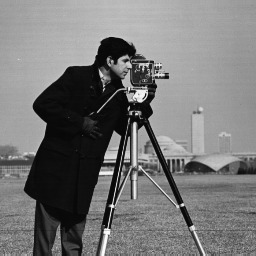
%> input picture IMN/TP2/cameraman.jpg, 256 x 256 px
$ octave tp.m   (GNU Octave 9; MATLAB toolbox functions it lacks are replaced by stand-ins)
%> lines starting %> are read from the running program, lines starting %| are printed output that depends on the picture
% read jpeg image
image = imread("/home/akram09/Projects/StudyProjects/2CSSIQTPs/IMN/TP2/cameraman.jpg");
%> image is the input picture: size 256x256 uint8; min 0, max 255, mean 118.7
% create a figure
figure;
% show the initial image
subplot(5, 3, 1);
imshow(image);
axis('image');
axis on;
title("Image cameraman.jpg");
%%%%%%%%%%%%%%%%%%%%%%%%%%%%%%%%%%%%%
% Applying different noises to image
%%%%%%%%%%%%%%%%%%%%%%%%%%%%%%%%%%%%%%

% add salt & paper noise
image_noisy_pepper = imnoise(image, "salt & pepper");
% show resulting image
subplot(5, 3, 2);
imshow(image_noisy_pepper);
axis('image');
axis on;
title("Image avec un bruit poivron & sel");
% add salt & paper noise
image_noisy_gaussian = imnoise(image, "gaussian");
% show resulting image
subplot(5, 3, 3);
imshow(image_noisy_gaussian);
axis('image');
axis on;
title("Image avec un bruit gaussian");

%%%%%%%%%%%%%%%%%%%%%%%%%%%%%%%%%%%%%%%%%%%%%
% Applying different filters to noisy images%
%%%%%%%%%%%%%%%%%%%%%%%%%%%%%%%%%%%%%%%%%%%%%

% 1 Apply filters to gaussian noisy image
% create our low basse filter
filter_low = ones(3, 3) / 9;
gaussian_filtered = imfilter(image_noisy_gaussian, filter_low);
% show resulting image
subplot(5, 3, 4);
imshow(gaussian_filtered);
axis('image');
axis on;
title("Image bruit gaussian filtre passe bas");

% 2 Apply filters to pepper noisy image
pepper_filtered = imfilter(image_noisy_pepper, filter_low);
% show resulting image
subplot(5, 3, 5);
imshow(pepper_filtered);
axis('image');
axis on;
title("Image bruit poivron & sel filtre passe bas");

% 1 Apply median filter to gaussian noisy image
gaussian_filtered = medfilt2(image_noisy_gaussian)
% show resulting image
subplot(5, 3, 6);
imshow(gaussian_filtered);
axis('image');
axis on;
title("Image bruit gaussian filtre median");

% 3 Apply meidan filter to pepper noisy image
pepper_filtered = medfilt2(image_noisy_pepper)
% show resulting image
subplot(5, 3, 7);
imshow(pepper_filtered);
axis('image');
axis on;
title("Image bruit poivron & sel filtre median");

%%%%%%%%%%%%%%%%%%%%%%%%%%%%%%%%%%%%%%%%%%
% Apply High Pass Filter to both images  %
%%%%%%%%%%%%%%%%%%%%%%%%%%%%%%%%%%%%%%%%%%
high_pass_filter = [-1 -1 -1; -1 8 -1; -1 -1 -1];
image_filtered_high_pass = imfilter(image, high_pass_filter / 9);
% show resulting image
subplot(5, 3, 8);
imshow(image_filtered_high_pass);
axis('image');
axis on;
title("filtre passe haut avec la moyenne ");
%%%%%%%%%%%%%%%%%%%%%%%%%%%%%%%%%%%%%%%%%%
% Apply High Pass without median Filter to initial image   %
%%%%%%%%%%%%%%%%%%%%%%%%%%%%%%%%%%%%%%%%%%
image_filtered_high_pass = imfilter(image, high_pass_filter);
% show resulting image
subplot(5, 3, 9);
imshow(image_filtered_high_pass);
axis('image');
axis on;
title("filtre passe haut sans la moyenne ");
% on remarque qu'on a un bon resultat sans la moyenne
%%%%%%%%%%%%%%%%%%%%%%%%%%%%%%%%%%%%%%%%%%
% Apply accentuator filter to initial image  %
%%%%%%%%%%%%%%%%%%%%%%%%%%%%%%%%%%%%%%%%%%
accentuator_filter = [-1 -1 -1; -1 9 -1; -1 -1 -1];
image_filtered_accentuator = imfilter(image, accentuator_filter);
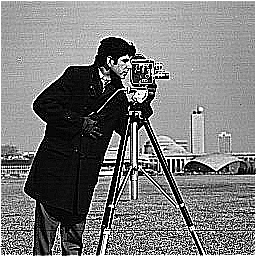
%> image_filtered_accentuator: size 256x256 uint8; min 0, max 255, mean 123.1
% show resulting image
subplot(5, 3, 10);
imshow(image_filtered_accentuator);
axis('image');
axis on;
title(" FIltre Accentuateur ");
%%%%%%%%%%%%%%%%%%%%%%%%%%%%%%%%%%%%%%%%%%
%  Fourrier Transformation of the image %
%%%%%%%%%%%%%%%%%%%%%%%%%%%%%%%%%%%%%%%%%%
fourrier_transf = fft2(image);
% show  modulus image
% affichage du module
subplot(5, 3, 11);
imshow(log(1 + fftshift(abs(fourrier_transf))), []);
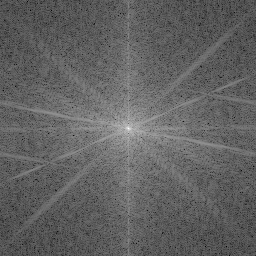
%> displayed picture: size 256x256, on the screen's scale of 0 to 255; min 0, max 255, mean 97.7
axis('image');
axis on;
title('image du module ');

% affichage de l'argument
subplot(5, 3, 12);
imshow(angle(fftshift(fourrier_transf)), []);
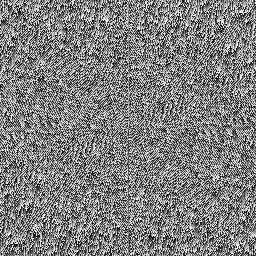
%> displayed picture: size 256x256, on the screen's scale of 0 to 255; min 0, max 255, mean 127.5
axis('image');
axis on;
title("Image de l'argument");
%%%%%%%%%%%%%%%%%%%%%%%%%%%%%%%%%%%%%%%%%%
%  Fourrier Transformation of the trui image %
%%%%%%%%%%%%%%%%%%%%%%%%%%%%%%%%%%%%%%%%%%
image = imread("/home/akram09/Projects/StudyProjects/2CSSIQTPs/IMN/TP2/trui.png");
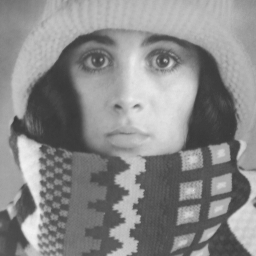
%> input picture IMN/TP2/trui.png, 256 x 256 px
%> image is the input picture: size 256x256 uint8; min 56, max 241, mean 137.7
fourrier_transf_trui = fft2(image);
%%%%%%%%%%%%%%%%%%%%%%%%%%%%%%%%%%%%%%%%%%
%  Trouvons une nouvelle image 3 %
%%%%%%%%%%%%%%%%%%%%%%%%%%%%%%%%%%%%%%%%%%
img3_modulus = abs(fourrier_transf);
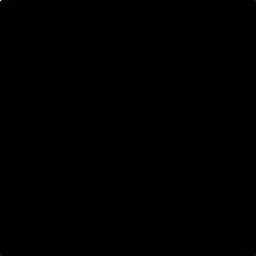
%> img3_modulus: size 256x256 double; min 16.8, max 7780878, mean 4870.8; drawn with min black and max white
img3_arg = angle(fourrier_transf_trui);
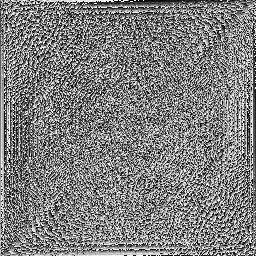
%> img3_arg: size 256x256 double; min -3.14, max 3.14, mean -3.47e-18; drawn with min black and max white
fourier_img3 = img3_modulus .* exp(1i * img3_arg);
img3 = ifft2(fourier_img3);
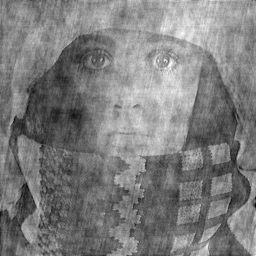
%> img3: size 256x256 double; min -83.1, max 326.4, mean 118.7; drawn with min black and max white

subplot(5, 3, 13);
imshow(img3, []);
axis('image');
axis on;
title('La nouvelle Image 3');

subplot(5, 3, 14);
imshow(image, []);
axis('image');
axis on;
title("L'image du trui");
